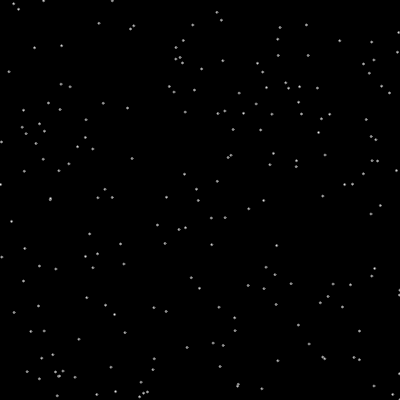
Frame 1 (no input)
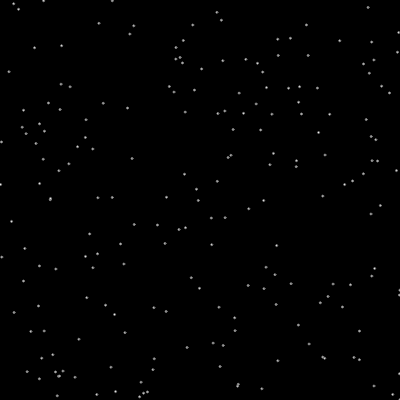
Frame 60 (no input)
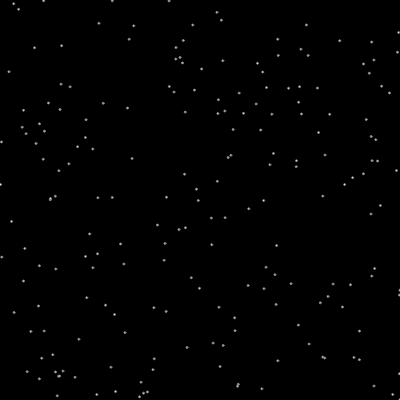
Frame 120 (the mouse pressed at the canvas centre since frame 60)

The p5.js sketch that drew these frames (run headless with seeded random() and noise() and a simulated clock; from frame 60 on, the mouse is pressed at the canvas centre):

// p5.js sketch
// ── sketch.js
//Randomicity based on Gaussian Distribution 

let RandWalker = [];
let amountWalker = 200;
let fixed = true;
let probSet = true;

/**************
* Dashboard 
***************/

var loc = [0,0];
var step = [5,5];
var fRGBA = [255,255,255,255];
var sRGBA = [120,120,120,255];
var sW = 5;
var dimSize = [2,2];
var prob = 1;

/***************
Main Program
****************/

function setup() {
  createCanvas(400, 400);
  for(let i = 0; i <= amountWalker;i++){
    if (fixed){
      loc = [random(-width/2,width/2),random(-height/2,height/2)];
      step = [random(-step[0],step[0]),random(-step[1],step[1])];
      RandWalker[i] = new RandomWalker(loc, step, fRGBA, sRGBA, sW, dimSize,probSet,prob);
    }
    else{
      RandWalker[i] = new RandomWalker(loc, step, fRGBA, sRGBA, sW, dimSize,probSet,prob);
    }
  }
}

function draw() {
  background(0);
  translate(width/2, height/2);
  for(let i = 0;i <= amountWalker;i++){
     RandWalker[i].display();
     RandWalker[i].movement();
  }
}

// ── RandomWalker.js
class RandomWalker{
  constructor(loc,step,fRGBA,sRGBA,sW,dimSize,probSet,prob, flick,shine){
    this.loc = loc;
    this.stepsize = step;
    this.fillRGBA = fRGBA;
    this.strokeRGBA = sRGBA;
    this.strokeW = sW;
    this.dim_size = dimSize;
    this.probSet = probSet;
    this.prob = prob;
    this.flickering = flick;
    this.boundfactor_x = 1.0
    this.boundfactor_y = 1.0
    this.shine = shine
  }
  display(){
    if(this.shine){
      let shine_len_x = randomGaussian(5,5);
      let shine_len_y = randomGaussian(5,5)
      beginShape();
      vertex(-shine_len_x+this.loc[0],0+this.loc[1]);
      vertex(0+this.loc[0],0+this.loc[1]);
      vertex(0+this.loc[0], shine_len_y+this.loc[1]);
      vertex(0+this.loc[0],0+this.loc[1]);
      vertex(shine_len_x+this.loc[0],0+this.loc[1]);
      vertex(0+this.loc[0],0+this.loc[1]);
      vertex(0+this.loc[0],-shine_len_y+this.loc[1]);
      vertex(0+this.loc[0],0+this.loc[1]);
      endShape();
    }
    if (this.flickering){
      stroke(this.strokeRGBA);
      fill(this.fillRGBA);
      ellipse(this.loc[0], this.loc[1], this.dim_size[0], this.dim_size[1]);
    
    } else {
      stroke(this.strokeRGBA)
      fill(this.fillRGBA);
      ellipse(this.loc[0], this.loc[1], this.dim_size[0], this.dim_size[1]);
    }
  }
  movement(){
    let r = random(0,1);
    // Random Function:
    if ((r < this.prob) && this.probSet){
      if(this.loc[0] >width/2 || this.loc[0]< -width/2){
        this.boundfactor_x=this.boundfactor_x*-1;
      }
    if(this.loc[1] >height/2 || this.loc[1]< -height/2){
        this.boundfactor_y=this.boundfactor_y*-1;
      }
      this.loc[0]+=this.stepsize[0]*this.boundfactor_x;
      this.loc[1]+=this.stepsize[1]*this.boundfactor_y;
    } else {
      // Random Gaussian Distribution
   if(this.loc[0] >width/2 || this.loc[0]< -width/2){
        this.boundfactor_x=this.boundfactor_x*-1;
      }
    if(this.loc[1] >height/2 || this.loc[1]< -height/2){
        this.boundfactor_y=this.boundfactor_y*-1;
      }
     this.loc[0]+=this.stepsize[0]*randomGaussian(5,5)*this.boundfactor_x;
    this.loc[1]+=this.stepsize[1]*randomGaussian(5,5)*this.boundfactor_y;
    }
  }
}
